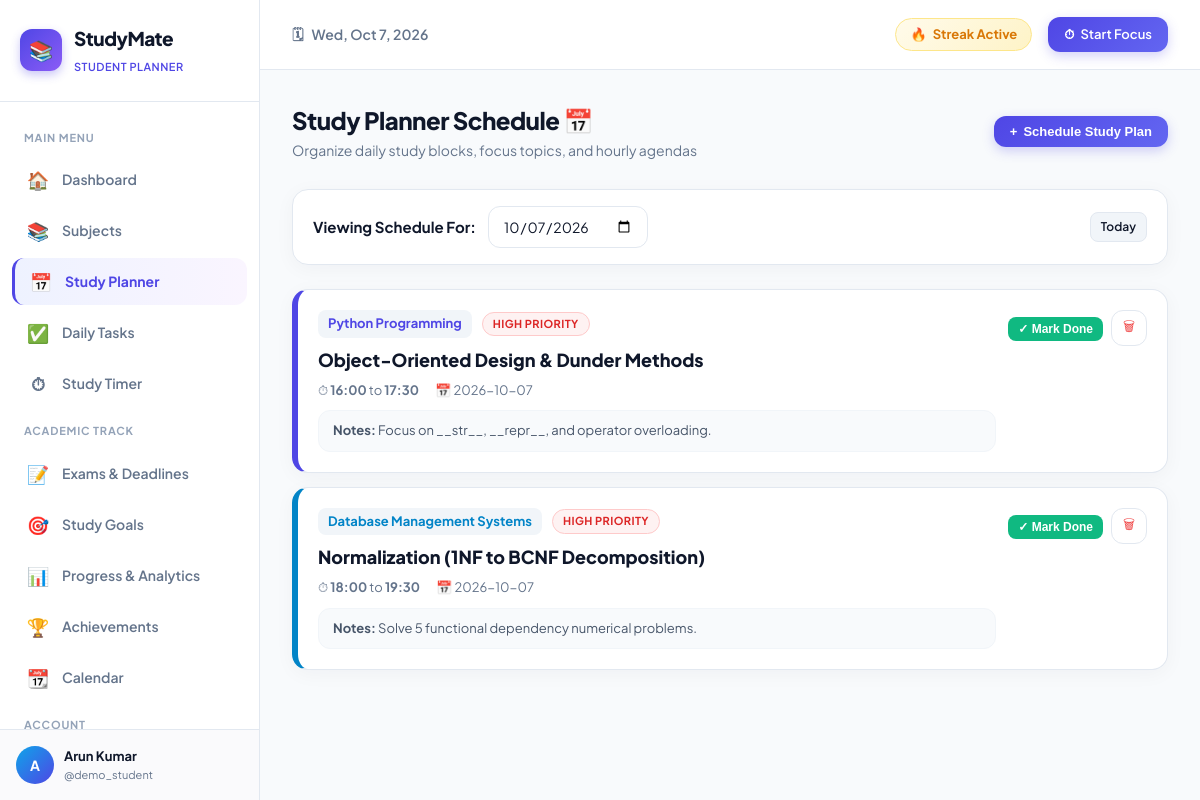
Page /planner (signed in) on the committed database.
### tables this page shows
CREATE TABLE study_plans (
        id INTEGER PRIMARY KEY AUTOINCREMENT,
        user_id INTEGER NOT NULL,
        subject_id INTEGER,
        topic TEXT NOT NULL,
        plan_date DATE NOT NULL,
        start_time TEXT,
        end_time TEXT,
        priority TEXT DEFAULT 'Medium',
        notes TEXT,
        is_completed INTEGER DEFAULT 0,
        created_at TIMESTAMP DEFAULT CURRENT_TIMESTAMP,
        FOREIGN KEY (user_id) REFERENCES users(id) ON DELETE CASCADE,
        FOREIGN KEY (subject_id) REFERENCES subjects(id) ON DELETE SET NULL
    );

CREATE TABLE subjects (
        id INTEGER PRIMARY KEY AUTOINCREMENT,
        user_id INTEGER NOT NULL,
        name TEXT NOT NULL,
        code TEXT,
        faculty TEXT,
        total_topics INTEGER DEFAULT 10,
        completed_topics INTEGER DEFAULT 0,
        target_date DATE,
        color TEXT DEFAULT '#4F46E5',
        created_at TIMESTAMP DEFAULT CURRENT_TIMESTAMP,
        FOREIGN KEY (user_id) REFERENCES users(id) ON DELETE CASCADE
    );

### app.py (the view, shortened to what this page needs)
@app.route('/planner', methods=['GET', 'POST'])
@login_required
def planner():
    user_id = session['user_id']
    conn = get_db()
    cursor = conn.cursor()
    selected_date = request.args.get('date', date.today().isoformat())
    cursor.execute('''
    SELECT sp.*, s.name as subject_name, s.color as subject_color
    FROM study_plans sp
    LEFT JOIN subjects s ON sp.subject_id = s.id
    WHERE sp.user_id = ? AND sp.plan_date = ?
    ORDER BY sp.start_time ASC
    ''', (user_id, selected_date))
    plans = cursor.fetchall()
    cursor.execute("SELECT id, name, code FROM subjects WHERE user_id = ? ORDER BY name ASC", (user_id,))
    subjects_list = cursor.fetchall()
    conn.close()
    return render_template('planner.html', plans=plans, subjects=subjects_list, selected_date=selected_date)

### app.py (called while the page is built)
def login_required(view):
    @functools.wraps(view)
    def wrapped_view(**kwargs):
        if 'user_id' not in session:
            flash('Please log in to access your StudyMate workspace.', 'warning')
            return redirect(url_for('login'))
        return view(**kwargs)
    return wrapped_view

@app.before_request
def ensure_setup():
    pass

### models.py (called while the page is built)
def get_db():
    conn = sqlite3.connect(DB_PATH)
    conn.row_factory = sqlite3.Row
    conn.execute("PRAGMA foreign_keys = ON")
    return conn

### templates/planner.html (shortened to what this page needs)
{% extends 'base.html' %}
{% block content %}
<div class="page-header">
  <div class="page-title">
    <h2>Study Planner Schedule 📅</h2>
    <p>Organize daily study blocks, focus topics, and hourly agendas</p>
  </div>
  <button class="btn-header btn-primary" onclick="openModal('addPlanModal')">
    <span>+</span> <span>Schedule Study Plan</span>
  </button>
</div>
<div class="card" style="margin-bottom: 24px; padding: 16px 20px;">
  <div style="display: flex; align-items: center; justify-content: space-between; flex-wrap: wrap; gap: 12px;">
    <div style="display: flex; align-items: center; gap: 12px;">
      <span style="font-weight: 700; font-size: 15px;">Viewing Schedule For:</span>
      <form method="GET" action="{{ url_for('planner') }}" style="display: flex; align-items: center; gap: 8px;">
        <input type="date" name="date" class="form-control" value="{{ selected_date }}" onchange="this.form.submit()" style="width: auto;">
      </form>
    </div>
    <div style="display: flex; gap: 8px;">
      <a href="{{ url_for('planner', date=selected_date) }}" class="btn-header btn-secondary btn-sm" id="btnPlanToday">Today</a>
    </div>
  </div>
</div>
{% if plans %}
  <div style="display: flex; flex-direction: column; gap: 14px;">
    {% for plan in plans %}
    <div class="card" style="border-left: 6px solid {{ plan.subject_color or '#4F46E5' }}; padding: 20px;">
      <div style="display: flex; justify-content: space-between; align-items: flex-start; gap: 12px;">
        <div style="flex: 1;">
          <div style="display: flex; align-items: center; gap: 10px; flex-wrap: wrap;">
            <span style="font-size: 13px; font-weight: 700; color: {{ plan.subject_color or '#4F46E5' }}; background: #F1F5F9; padding: 4px 10px; border-radius: var(--radius-sm);">
              {{ plan.subject_name or 'General Study' }}
            </span>
            <span class="badge badge-{{ plan.priority.lower() }}">{{ plan.priority }} Priority</span>
          </div>
          <h3 style="font-size: 18px; font-weight: 800; color: var(--text-main); margin-top: 8px;">
            {{ plan.topic }}
          </h3>
          <div style="display: flex; align-items: center; gap: 16px; margin-top: 8px; font-size: 13px; color: var(--text-muted); flex-wrap: wrap;">
            {% if plan.start_time %}
              <span>⏱ <strong>{{ plan.start_time }}</strong> {% if plan.end_time %}to <strong>{{ plan.end_time }}</strong>{% endif %}</span>
            {% endif %}
            <span>📅 {{ plan.plan_date }}</span>
          </div>
          {% if plan.notes %}
            <div style="margin-top: 10px; padding: 10px 14px; background: #F8FAFC; border-radius: var(--radius-md); font-size: 13px; color: #475569; border: 1px solid #F1F5F9;">
              <strong>Notes:</strong> {{ plan.notes }}
            </div>
          {% endif %}
        </div>
        <div style="display: flex; align-items: center; gap: 8px;">
          <form method="POST" action="{{ url_for('toggle_plan', id=plan.id) }}">
            <button type="submit" class="btn-header {% if plan.is_completed %}btn-secondary{% else %}btn-success{% endif %} btn-sm">
              {% if plan.is_completed %}Mark Incomplete{% else %}✓ Mark Done{% endif %}
            </button>
          </form>
          <form method="POST" action="{{ url_for('delete_plan', id=plan.id) }}" onsubmit="return confirm('Delete this study plan?')">
            <button type="submit" class="btn-icon" title="Delete Plan" style="color: var(--danger);">
              🗑
            </button>
          </form>
        </div>
      </div>
    </div>
    {% endfor %}
  </div>
{% endif %}
{% endblock %}

### templates/base.html (shortened to what this page needs)
<!DOCTYPE html>
<html lang="en">
<head>
  <link rel="stylesheet" href="{{ url_for('static', filename='css/style.css') }}">
</head>
<body>
  <div class="app-layout">
    <aside class="sidebar">
      <div class="sidebar-header">
        <div class="app-brand-icon">📚</div>
        <div class="brand-text">
          <h1>StudyMate</h1>
          <span>Student Planner</span>
        </div>
      </div>
      <nav class="sidebar-nav">
        <div class="nav-category">Main Menu</div>
        <a href="{{ url_for('dashboard') }}" class="nav-link {% if request.endpoint == 'dashboard' %}active{% endif %}">
          <span class="nav-icon">🏠</span>
          <span>Dashboard</span>
        </a>
        <a href="{{ url_for('subjects') }}" class="nav-link {% if request.endpoint == 'subjects' %}active{% endif %}">
          <span class="nav-icon">📚</span>
          <span>Subjects</span>
        </a>
        <a href="{{ url_for('planner') }}" class="nav-link {% if request.endpoint == 'planner' %}active{% endif %}">
          <span class="nav-icon">📅</span>
          <span>Study Planner</span>
        </a>
        <a href="{{ url_for('tasks') }}" class="nav-link {% if request.endpoint == 'tasks' %}active{% endif %}">
          <span class="nav-icon">✅</span>
          <span>Daily Tasks</span>
        </a>
        <a href="{{ url_for('timer') }}" class="nav-link {% if request.endpoint == 'timer' %}active{% endif %}">
          <span class="nav-icon">⏱</span>
          <span>Study Timer</span>
        </a>
        <div class="nav-category">Academic Track</div>
        <a href="{{ url_for('exams') }}" class="nav-link {% if request.endpoint == 'exams' %}active{% endif %}">
          <span class="nav-icon">📝</span>
          <span>Exams & Deadlines</span>
        </a>
        <a href="{{ url_for('goals') }}" class="nav-link {% if request.endpoint == 'goals' %}active{% endif %}">
          <span class="nav-icon">🎯</span>
          <span>Study Goals</span>
        </a>
        <a href="{{ url_for('progress') }}" class="nav-link {% if request.endpoint == 'progress' %}active{% endif %}">
          <span class="nav-icon">📊</span>
          <span>Progress & Analytics</span>
        </a>
        <a href="{{ url_for('achievements') }}" class="nav-link {% if request.endpoint == 'achievements' %}active{% endif %}">
          <span class="nav-icon">🏆</span>
          <span>Achievements</span>
        </a>
        <a href="{{ url_for('calendar_view') }}" class="nav-link {% if request.endpoint == 'calendar_view' %}active{% endif %}">
          <span class="nav-icon">📆</span>
          <span>Calendar</span>
        </a>
        <div class="nav-category">Account</div>
      </nav>
      <div class="sidebar-footer">
        <a href="{{ url_for('profile') }}" class="user-mini-card">
          <div class="user-avatar">
            {{ session.get('name', 'S')[0] | upper }}
          </div>
          <div class="user-mini-info">
            <div class="user-mini-name">{{ session.get('name', 'Student') }}</div>
            <div class="user-mini-role">@{{ session.get('username', 'student') }}</div>
          </div>
        </a>
      </div>
    </aside>
    <div class="main-wrapper">
      <header class="topbar">
        <div style="display: flex; align-items: center; gap: 16px;">
          <div class="topbar-date">
            <span>🗓</span> <span id="currentDateDisplay"></span>
          </div>
        </div>
        <div class="topbar-actions">
          <a href="{{ url_for('achievements') }}" class="streak-badge" title="Active Study Streak">
            <span>🔥</span> <span>Streak Active</span>
          </a>
          <a href="{{ url_for('timer') }}" class="btn-header btn-primary">
            <span>⏱</span> <span>Start Focus</span>
          </a>
        </div>
      </header>
      <main class="content-area">
        {% block content %}{% endblock %}
      </main>
    </div>
  </div>
</body>
</html>

### rows in the picture
study_plans: name "Python Programming", priority "HIGH", topic "Object-Oriented Design & Dunder Methods", start_time "16:00", end_time "17:30", plan_date "2026-10-07", notes "Focus on __str__, __repr__, and operator overloading.", is_completed "✓ Mark Done"
study_plans: name "Database Management Systems", priority "HIGH", topic "Normalization (1NF to BCNF Decomposition)", start_time "18:00", end_time "19:30", plan_date "2026-10-07", notes "Solve 5 functional dependency numerical problems.", is_completed "✓ Mark Done"

### other values in the picture
{{ session.get('name', 'S')[0] | upper }} "A"
{{ session.get('name', 'Student') }} "Arun Kumar"
{{ session.get('username', 'student') }} "demo_student"
